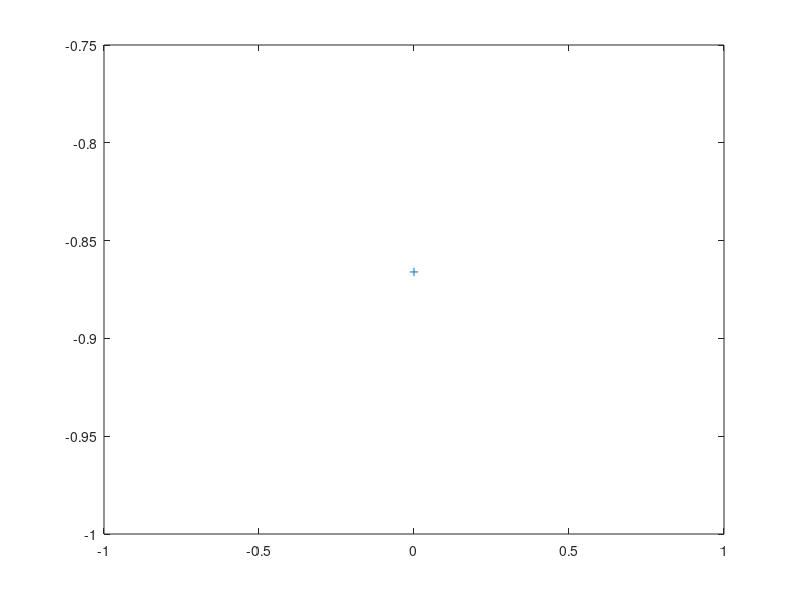

MATLAB code to generate this figure:
%
% 
% access.m
%
% This function sets positions of the access points.
%
%%
%

function [out] =  access1()

accessinfo(1, 1) = 0.0;
accessinfo(1, 2) = -0.5*sqrt(3.0);

out = accessinfo;
plot (accessinfo(:,1),accessinfo(:,2),'+')
print -depsc access_point_Position.eps
%******* end of file *********